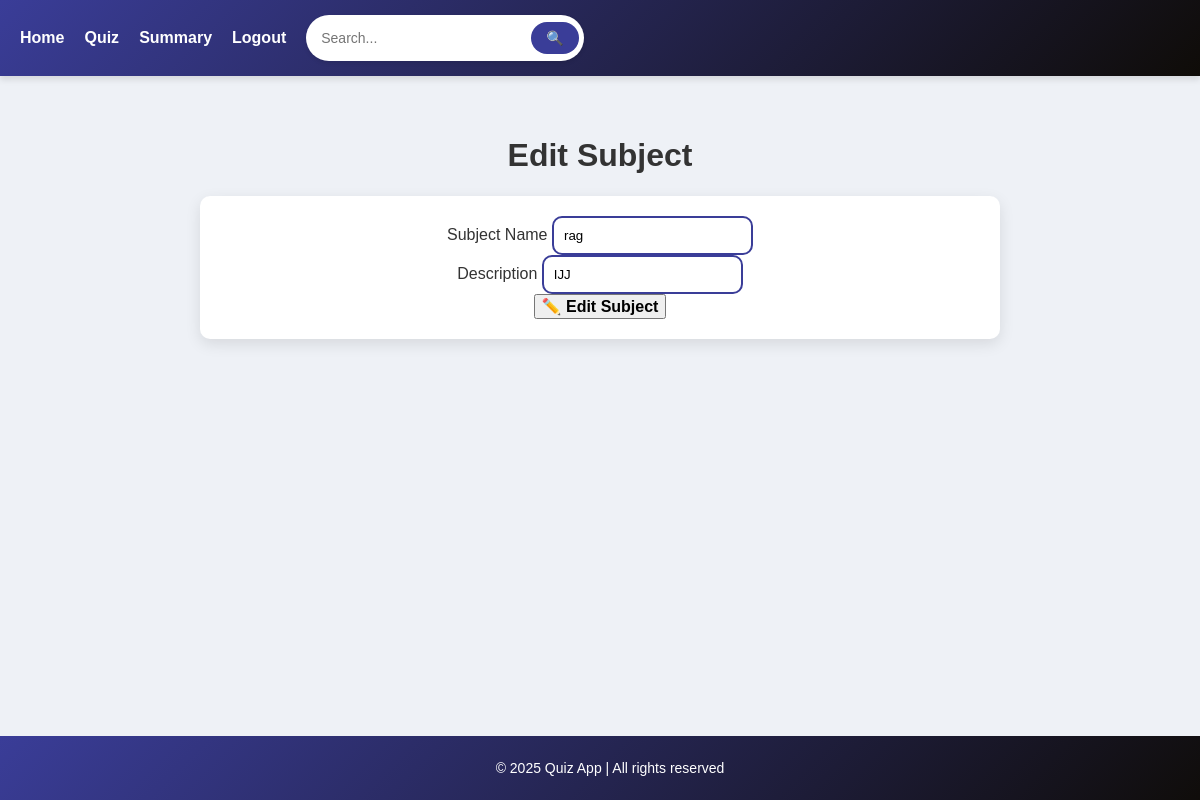
/edit_subject/2, run on an earlier commit of the app's database.
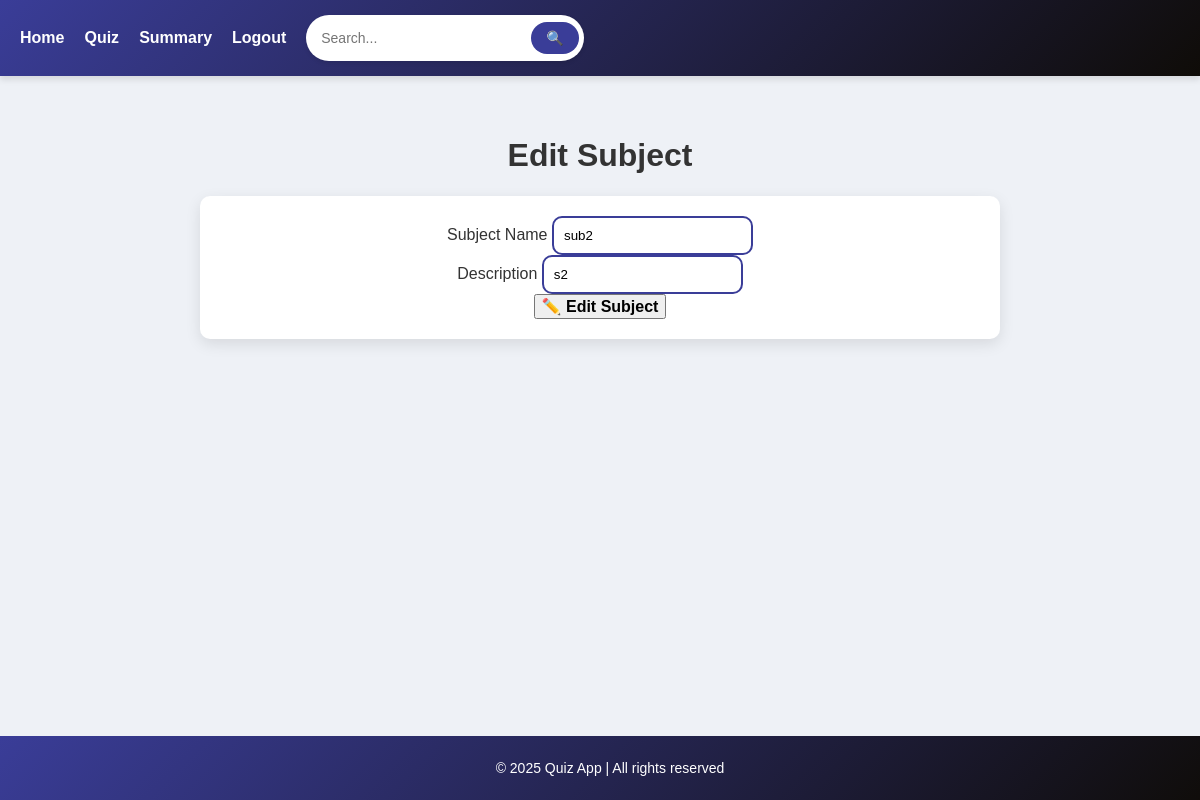
And on a later commit of the database.
### models.py (models this page shows)
class Subject(db.Model):
    id = db.Column(db.Integer, primary_key=True)
    subject_name = db.Column(db.String(80), nullable=False)
    description = db.Column(db.String(255), nullable=True)

### app.py (the view)
@app.route('/edit_subject/<int:subject_id>', methods=['GET', 'POST'])
def edit_subject(subject_id):
    subject = Subject.query.get_or_404(subject_id)
    if request.method == 'POST':
        subject.subject_name = request.form['subject_name']
        subject.description = request.form['subject_description']
        db.session.commit()
        return redirect(url_for('admin_dashboard'))
    return render_template('edit_subject.html', subject=subject)

### templates/edit_subject.html (shortened to what this page needs)
{% extends 'base.html' %}
{% block content %}
    <h1>Edit Subject</h1>
    <form method="POST">
        <div class="mb-3">
            <label class="form-label fw-bold">Subject Name</label>
            <input type="text" class="form-control rounded-3 shadow-sm" name="subject_name" value="{{ subject.subject_name }}" required>
        </div>
        <div class="mb-3">
            <label class="form-label fw-bold">Description</label>
            <input type="text" class="form-control rounded-3 shadow-sm" name="subject_description" value="{{ subject.description }}">
        </div>
        <div class="text-center mt-3">
            <button type="submit" class="btn btn-primary rounded-3 px-4 py-2 shadow">✏️ Edit Subject</button>
        </div>
    </form>
{% endblock %}

What changed in the data, as far as the page shows it:
changed Subject: subject_name "rag" → "sub2"; subject_description "IJJ" → "s2"
